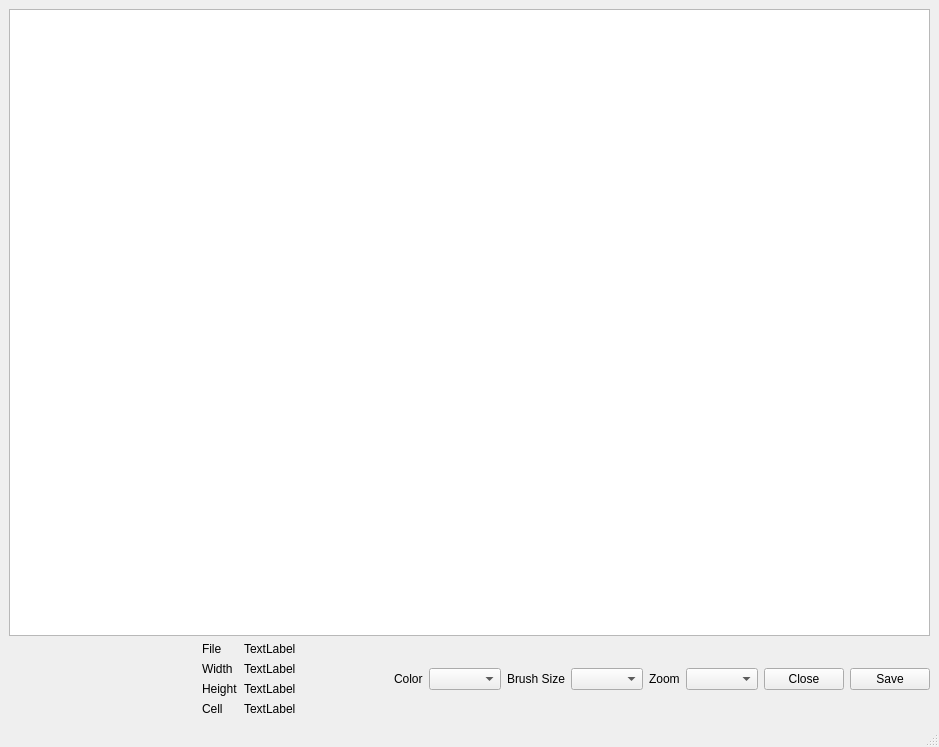
<?xml version="1.0" encoding="UTF-8"?>
<ui version="4.0">
 <class>MapEditor</class>
 <widget class="QMainWindow" name="MapEditor">
  <property name="geometry">
   <rect>
    <x>0</x>
    <y>0</y>
    <width>939</width>
    <height>747</height>
   </rect>
  </property>
  <property name="sizePolicy">
   <sizepolicy hsizetype="Fixed" vsizetype="Preferred">
    <horstretch>0</horstretch>
    <verstretch>0</verstretch>
   </sizepolicy>
  </property>
  <property name="windowTitle">
   <string>MainWindow</string>
  </property>
  <widget class="QWidget" name="centralwidget">
   <layout class="QVBoxLayout" name="verticalLayout">
    <item>
     <widget class="QGraphicsView" name="graphicsView"/>
    </item>
    <item>
     <layout class="QHBoxLayout" name="horizontalLayout">
      <item>
       <widget class="QLabel" name="label_2">
        <property name="sizePolicy">
         <sizepolicy hsizetype="Fixed" vsizetype="Fixed">
          <horstretch>0</horstretch>
          <verstretch>0</verstretch>
         </sizepolicy>
        </property>
        <property name="maximumSize">
         <size>
          <width>200</width>
          <height>200</height>
         </size>
        </property>
        <property name="baseSize">
         <size>
          <width>100</width>
          <height>100</height>
         </size>
        </property>
        <property name="frameShape">
         <enum>QFrame::NoFrame</enum>
        </property>
        <property name="text">
         <string/>
        </property>
        <property name="pixmap">
         <pixmap>map.pgm</pixmap>
        </property>
        <property name="scaledContents">
         <bool>true</bool>
        </property>
       </widget>
      </item>
      <item>
       <layout class="QFormLayout" name="formLayout">
        <property name="fieldGrowthPolicy">
         <enum>QFormLayout::ExpandingFieldsGrow</enum>
        </property>
        <item row="0" column="0">
         <widget class="QLabel" name="label_3">
          <property name="text">
           <string>File</string>
          </property>
         </widget>
        </item>
        <item row="1" column="0">
         <widget class="QLabel" name="label_4">
          <property name="text">
           <string>Width</string>
          </property>
         </widget>
        </item>
        <item row="2" column="0">
         <widget class="QLabel" name="label_5">
          <property name="text">
           <string>Height</string>
          </property>
         </widget>
        </item>
        <item row="0" column="1">
         <widget class="QLabel" name="label_6">
          <property name="sizePolicy">
           <sizepolicy hsizetype="Fixed" vsizetype="Fixed">
            <horstretch>0</horstretch>
            <verstretch>0</verstretch>
           </sizepolicy>
          </property>
          <property name="text">
           <string>TextLabel</string>
          </property>
         </widget>
        </item>
        <item row="1" column="1">
         <widget class="QLabel" name="label_7">
          <property name="sizePolicy">
           <sizepolicy hsizetype="Fixed" vsizetype="Fixed">
            <horstretch>0</horstretch>
            <verstretch>0</verstretch>
           </sizepolicy>
          </property>
          <property name="text">
           <string>TextLabel</string>
          </property>
         </widget>
        </item>
        <item row="2" column="1">
         <widget class="QLabel" name="label_8">
          <property name="sizePolicy">
           <sizepolicy hsizetype="Fixed" vsizetype="Fixed">
            <horstretch>0</horstretch>
            <verstretch>0</verstretch>
           </sizepolicy>
          </property>
          <property name="text">
           <string>TextLabel</string>
          </property>
         </widget>
        </item>
        <item row="3" column="0">
         <widget class="QLabel" name="label_9">
          <property name="text">
           <string>Cell</string>
          </property>
         </widget>
        </item>
        <item row="3" column="1">
         <widget class="QLabel" name="label_10">
          <property name="text">
           <string>TextLabel</string>
          </property>
         </widget>
        </item>
       </layout>
      </item>
      <item>
       <widget class="QLabel" name="label_11">
        <property name="sizePolicy">
         <sizepolicy hsizetype="Fixed" vsizetype="Fixed">
          <horstretch>0</horstretch>
          <verstretch>0</verstretch>
         </sizepolicy>
        </property>
        <property name="text">
         <string>Color</string>
        </property>
       </widget>
      </item>
      <item>
       <widget class="QComboBox" name="colorBox">
        <property name="sizePolicy">
         <sizepolicy hsizetype="Fixed" vsizetype="Fixed">
          <horstretch>0</horstretch>
          <verstretch>0</verstretch>
         </sizepolicy>
        </property>
       </widget>
      </item>
      <item>
       <widget class="QLabel" name="label">
        <property name="sizePolicy">
         <sizepolicy hsizetype="Fixed" vsizetype="Preferred">
          <horstretch>0</horstretch>
          <verstretch>0</verstretch>
         </sizepolicy>
        </property>
        <property name="text">
         <string>Brush Size</string>
        </property>
       </widget>
      </item>
      <item>
       <widget class="QComboBox" name="brushSizeBox">
        <property name="sizePolicy">
         <sizepolicy hsizetype="Fixed" vsizetype="Fixed">
          <horstretch>0</horstretch>
          <verstretch>0</verstretch>
         </sizepolicy>
        </property>
       </widget>
      </item>
      <item>
       <widget class="QLabel" name="label">
        <property name="sizePolicy">
         <sizepolicy hsizetype="Fixed" vsizetype="Preferred">
          <horstretch>0</horstretch>
          <verstretch>0</verstretch>
         </sizepolicy>
        </property>
        <property name="text">
         <string>Zoom</string>
        </property>
       </widget>
      </item>
      <item>
       <widget class="QComboBox" name="zoomBox">
        <property name="sizePolicy">
         <sizepolicy hsizetype="Fixed" vsizetype="Fixed">
          <horstretch>0</horstretch>
          <verstretch>0</verstretch>
         </sizepolicy>
        </property>
       </widget>
      </item>
      <item>
       <widget class="QPushButton" name="closeButton">
        <property name="sizePolicy">
         <sizepolicy hsizetype="Fixed" vsizetype="Fixed">
          <horstretch>0</horstretch>
          <verstretch>0</verstretch>
         </sizepolicy>
        </property>
        <property name="text">
         <string>Close</string>
        </property>
       </widget>
      </item>
      <item>
       <widget class="QPushButton" name="saveButton">
        <property name="sizePolicy">
         <sizepolicy hsizetype="Fixed" vsizetype="Fixed">
          <horstretch>0</horstretch>
          <verstretch>0</verstretch>
         </sizepolicy>
        </property>
        <property name="text">
         <string>Save</string>
        </property>
       </widget>
      </item>
     </layout>
    </item>
   </layout>
  </widget>
  <widget class="QMenuBar" name="menubar">
   <property name="geometry">
    <rect>
     <x>0</x>
     <y>0</y>
     <width>939</width>
     <height>21</height>
    </rect>
   </property>
  </widget>
  <widget class="QStatusBar" name="statusbar"/>
 </widget>
 <resources/>
 <connections/>
</ui>
